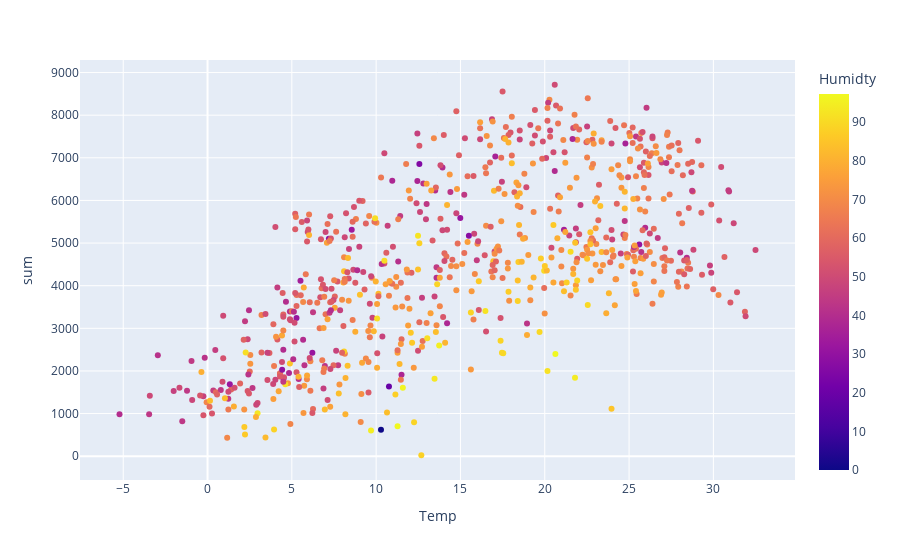

Source (notebook cell):
### Code cell
# Visualization - do your own thing
fig = px.scatter(DF, x='raw_temp',
                 y='sum',
                color='humidity')

fig.update_layout(xaxis_title='Temp',
                  coloraxis_colorbar_title='Humidty')

fig.show()

### Figure 1 — Plotly figure (JSON) as saved in the notebook; plotly's stock layout.template omitted (floating-point values rounded to 4 significant figures; data arrays with more than 128 entries replaced by an {"elided": "..."} marker saying what was removed)
{"data": [{"hovertemplate": "raw_temp=%{x}<br>sum=%{y}<br>humidity=%{marker.color}<extra></extra>", "legendgroup": "", "marker": {"color": {"elided": "731 float values"}, "coloraxis": "coloraxis", "symbol": "circle"}, "mode": "markers", "name": "", "orientation": "v", "showlegend": false, "type": "scatter", "x": {"elided": "731 float values"}, "xaxis": "x", "y": {"elided": "731 int values"}, "yaxis": "y"}], "layout": {"coloraxis": {"colorbar": {"title": {"text": "Humidty"}}, "colorscale": [[0, "#0d0887"], [0.1111, "#46039f"], [0.2222, "#7201a8"], [0.3333, "#9c179e"], [0.4444, "#bd3786"], [0.5556, "#d8576b"], [0.6667, "#ed7953"], [0.7778, "#fb9f3a"], [0.8889, "#fdca26"], [1, "#f0f921"]]}, "legend": {"tracegroupgap": 0}, "margin": {"t": 60}, "xaxis": {"anchor": "y", "domain": [0, 1], "title": {"text": "Temp"}}, "yaxis": {"anchor": "x", "domain": [0, 1], "title": {"text": "sum"}}}}
